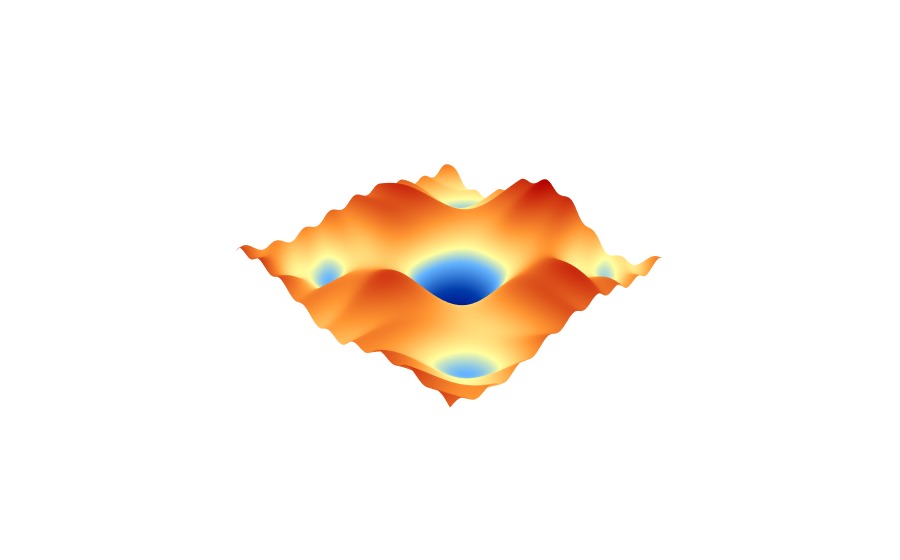

Source (notebook cell):
### Code cell
import numpy as np
import plotly.graph_objects as go

# Meshgrid
x = np.linspace(-3, 3, 300)
y = np.linspace(-3, 3, 300)
X, Y = np.meshgrid(x, y)

# Landscape: global + deep local minima
Z = (
    np.sin(1.5 * X) * np.cos(1.5 * Y) +
    0.2 * np.cos(3 * X * Y) -
    np.exp(-(X**2 + Y**2)) * 5
)

# Deeper local minima
local_minima = [(-2, 2), (2, 2), (-2, -2), (2, -2)]
for (x0, y0) in local_minima:
    Z -= np.exp(-((X - x0)**2 + (Y - y0)**2)) * 1.9

# Custom blue-to-red color scale: blue = low, red = high
blue_red_colorscale = [
    [0.0, "rgb(0,0,130)"],     # deep blue
    [0.2, "rgb(0,60,170)"],
    [0.4, "rgb(100,180,255)"],
    [0.5, "rgb(255,255,160)"], # yellowish mid
    [0.7, "rgb(255,150,50)"],
    [1.0, "rgb(180,0,0)"],     # strong red
]

# Compute min/max for tight contrast
zmin = np.min(Z)
zmax = np.max(Z)

# Plotly surface
fig = go.Figure(
    data=go.Surface(
        z=Z,
        x=X,
        y=Y,
        colorscale=blue_red_colorscale,
        showscale=False,
        cmin=zmin,
        cmax=zmax,
        lighting=dict(ambient=1.0, diffuse=0, specular=0),  # flatten lighting
    )
)

# Clean visual style
fig.update_layout(
    scene=dict(
        xaxis=dict(visible=False),
        yaxis=dict(visible=False),
        zaxis=dict(visible=False),
        aspectmode='manual',
        aspectratio=dict(x=1, y=1, z=0.4),
    ),
    margin=dict(l=0, r=0, t=0, b=0),
    paper_bgcolor='white',
)

# Save high-res PNG
# fig.write_image("plotly_blue_to_red_landscape.png", scale=3)
fig.show()

### Figure 1 — Plotly figure (JSON) as saved in the notebook; plotly's stock layout.template omitted (floating-point values rounded to 4 significant figures; data arrays with more than 128 entries replaced by an {"elided": "..."} marker saying what was removed)
{"data": [{"cmax": 1.15, "cmin": -4.914, "colorscale": [[0, "rgb(0,0,130)"], [0.2, "rgb(0,60,170)"], [0.4, "rgb(100,180,255)"], [0.5, "rgb(255,255,160)"], [0.7, "rgb(255,150,50)"], [1, "rgb(180,0,0)"]], "lighting": {"ambient": 1, "diffuse": 0, "specular": 0}, "showscale": false, "type": "surface", "x": {"elided": "300x300 float values"}, "y": {"elided": "300x300 float values"}, "z": {"elided": "300x300 float values"}}], "layout": {"margin": {"b": 0, "l": 0, "r": 0, "t": 0}, "paper_bgcolor": "white", "scene": {"aspectmode": "manual", "aspectratio": {"x": 1, "y": 1, "z": 0.4}, "xaxis": {"visible": false}, "yaxis": {"visible": false}, "zaxis": {"visible": false}}}}
